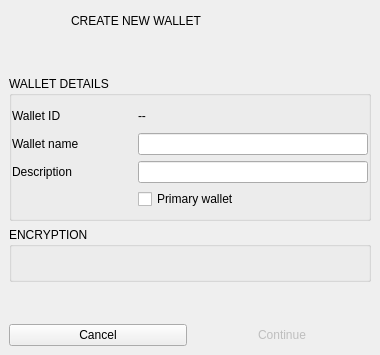
<?xml version="1.0" encoding="UTF-8"?>
<ui version="4.0">
 <class>CreateWalletNewDialog</class>
 <widget class="QDialog" name="CreateWalletNewDialog">
  <property name="geometry">
   <rect>
    <x>0</x>
    <y>0</y>
    <width>380</width>
    <height>355</height>
   </rect>
  </property>
  <property name="windowTitle">
   <string>Dialog</string>
  </property>
  <layout class="QVBoxLayout" name="verticalLayout">
   <property name="spacing">
    <number>7</number>
   </property>
   <property name="leftMargin">
    <number>0</number>
   </property>
   <property name="topMargin">
    <number>0</number>
   </property>
   <property name="rightMargin">
    <number>0</number>
   </property>
   <property name="bottomMargin">
    <number>0</number>
   </property>
   <item>
    <widget class="QWidget" name="verticalWidget_2" native="true">
     <property name="minimumSize">
      <size>
       <width>380</width>
       <height>60</height>
      </size>
     </property>
     <property name="maximumSize">
      <size>
       <width>378</width>
       <height>60</height>
      </size>
     </property>
     <property name="darkOverlay" stdset="0">
      <bool>true</bool>
     </property>
     <widget class="QLabel" name="label">
      <property name="geometry">
       <rect>
        <x>1</x>
        <y>1</y>
        <width>401</width>
        <height>40</height>
       </rect>
      </property>
      <property name="text">
       <string>CREATE NEW WALLET</string>
      </property>
      <property name="indent">
       <number>70</number>
      </property>
      <property name="titlePaneSecondary" stdset="0">
       <bool>true</bool>
      </property>
      <property name="h1" stdset="0">
       <bool>true</bool>
      </property>
     </widget>
     <widget class="QLabel" name="label_2">
      <property name="geometry">
       <rect>
        <x>0</x>
        <y>0</y>
        <width>60</width>
        <height>60</height>
       </rect>
      </property>
      <property name="text">
       <string/>
      </property>
      <property name="pixmap">
       <pixmap resource="../armory.qrc">:/resources/wallet_create.png</pixmap>
      </property>
      <property name="alignment">
       <set>Qt::AlignCenter</set>
      </property>
     </widget>
    </widget>
   </item>
   <item>
    <widget class="QWidget" name="widget_2" native="true">
     <property name="minimumSize">
      <size>
       <width>0</width>
       <height>100</height>
      </size>
     </property>
     <layout class="QVBoxLayout" name="verticalLayout_4">
      <item>
       <widget class="QGroupBox" name="groupBox">
        <property name="title">
         <string>WALLET DETAILS</string>
        </property>
        <layout class="QGridLayout" name="gridLayout">
         <property name="leftMargin">
          <number>0</number>
         </property>
         <property name="topMargin">
          <number>9</number>
         </property>
         <property name="rightMargin">
          <number>0</number>
         </property>
         <item row="3" column="1">
          <widget class="QCheckBox" name="checkBoxPrimaryWallet">
           <property name="enabled">
            <bool>true</bool>
           </property>
           <property name="sizePolicy">
            <sizepolicy hsizetype="Expanding" vsizetype="Fixed">
             <horstretch>0</horstretch>
             <verstretch>0</verstretch>
            </sizepolicy>
           </property>
           <property name="text">
            <string>Primary wallet</string>
           </property>
          </widget>
         </item>
         <item row="2" column="1">
          <widget class="QLineEdit" name="lineEditDescription"/>
         </item>
         <item row="1" column="0">
          <widget class="QLabel" name="label_3">
           <property name="sizeIncrement">
            <size>
             <width>0</width>
             <height>0</height>
            </size>
           </property>
           <property name="text">
            <string>Wallet name</string>
           </property>
          </widget>
         </item>
         <item row="1" column="1">
          <widget class="QLineEdit" name="lineEditWalletName"/>
         </item>
         <item row="2" column="0">
          <widget class="QLabel" name="label_4">
           <property name="sizeIncrement">
            <size>
             <width>0</width>
             <height>0</height>
            </size>
           </property>
           <property name="midLineWidth">
            <number>0</number>
           </property>
           <property name="text">
            <string>Description</string>
           </property>
           <property name="alignment">
            <set>Qt::AlignLeading|Qt::AlignLeft|Qt::AlignVCenter</set>
           </property>
          </widget>
         </item>
         <item row="0" column="0">
          <widget class="QLabel" name="label_5">
           <property name="minimumSize">
            <size>
             <width>120</width>
             <height>0</height>
            </size>
           </property>
           <property name="text">
            <string>Wallet ID</string>
           </property>
          </widget>
         </item>
         <item row="0" column="1">
          <widget class="QLabel" name="labelWalletId">
           <property name="sizePolicy">
            <sizepolicy hsizetype="Preferred" vsizetype="Fixed">
             <horstretch>0</horstretch>
             <verstretch>0</verstretch>
            </sizepolicy>
           </property>
           <property name="minimumSize">
            <size>
             <width>0</width>
             <height>22</height>
            </size>
           </property>
           <property name="maximumSize">
            <size>
             <width>16777215</width>
             <height>22</height>
            </size>
           </property>
           <property name="text">
            <string>--</string>
           </property>
          </widget>
         </item>
        </layout>
       </widget>
      </item>
      <item>
       <widget class="QGroupBox" name="groupBox_2">
        <property name="title">
         <string>ENCRYPTION</string>
        </property>
        <layout class="QVBoxLayout" name="verticalLayout_2">
         <property name="spacing">
          <number>0</number>
         </property>
         <property name="leftMargin">
          <number>0</number>
         </property>
         <property name="topMargin">
          <number>0</number>
         </property>
         <property name="rightMargin">
          <number>0</number>
         </property>
         <item>
          <widget class="WalletKeysCreateNewWidget" name="widgetCreateKeys" native="true">
           <property name="minimumSize">
            <size>
             <width>100</width>
             <height>23</height>
            </size>
           </property>
          </widget>
         </item>
        </layout>
       </widget>
      </item>
      <item>
       <spacer name="verticalSpacer">
        <property name="orientation">
         <enum>Qt::Vertical</enum>
        </property>
        <property name="sizeHint" stdset="0">
         <size>
          <width>0</width>
          <height>10</height>
         </size>
        </property>
       </spacer>
      </item>
     </layout>
    </widget>
   </item>
   <item>
    <widget class="QWidget" name="widget" native="true">
     <property name="buttonBar" stdset="0">
      <bool>true</bool>
     </property>
     <layout class="QHBoxLayout" name="horizontalLayout">
      <item>
       <widget class="QPushButton" name="pushButtonCancel">
        <property name="text">
         <string>Cancel</string>
        </property>
        <property name="flat">
         <bool>false</bool>
        </property>
       </widget>
      </item>
      <item>
       <widget class="QPushButton" name="pushButtonContinue">
        <property name="enabled">
         <bool>false</bool>
        </property>
        <property name="minimumSize">
         <size>
          <width>100</width>
          <height>0</height>
         </size>
        </property>
        <property name="text">
         <string>Continue</string>
        </property>
        <property name="default">
         <bool>true</bool>
        </property>
        <property name="flat">
         <bool>true</bool>
        </property>
       </widget>
      </item>
     </layout>
    </widget>
   </item>
  </layout>
 </widget>
 <customwidgets>
  <customwidget>
   <class>WalletKeysCreateNewWidget</class>
   <extends>QWidget</extends>
   <header>WalletKeysCreateNewWidget.h</header>
   <container>1</container>
  </customwidget>
 </customwidgets>
 <tabstops>
  <tabstop>lineEditWalletName</tabstop>
  <tabstop>lineEditDescription</tabstop>
  <tabstop>checkBoxPrimaryWallet</tabstop>
  <tabstop>pushButtonContinue</tabstop>
 </tabstops>
 <resources>
  <include location="../armory.qrc"/>
  <include location="../armory.qrc"/>
 </resources>
 <connections/>
</ui>
